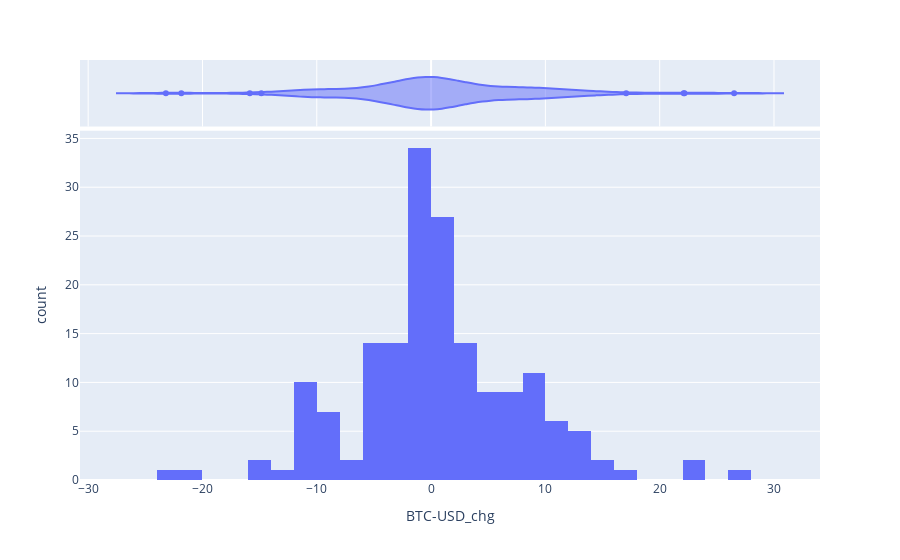

Write notebook code for a chart like this one.
### Code cell
fig = px.histogram(crypto_df, x='BTC-USD_chg', marginal="violin",)
fig.show()

### Figure 1 — Plotly figure (JSON) as saved in the notebook; plotly's stock layout.template omitted (floating-point values rounded to 4 significant figures; data arrays with more than 128 entries replaced by an {"elided": "..."} marker saying what was removed)
{"data": [{"alignmentgroup": "True", "bingroup": "x", "hovertemplate": "BTC-USD_chg=%{x}<br>count=%{y}<extra></extra>", "legendgroup": "", "marker": {"color": "#636efa", "pattern": {"shape": ""}}, "name": "", "offsetgroup": "", "orientation": "v", "showlegend": false, "type": "histogram", "x": {"elided": "173 float values"}, "xaxis": "x", "yaxis": "y"}, {"alignmentgroup": "True", "hovertemplate": "BTC-USD_chg=%{x}<extra></extra>", "legendgroup": "", "marker": {"color": "#636efa"}, "name": "", "offsetgroup": "", "scalegroup": "x", "showlegend": false, "type": "violin", "x": {"elided": "173 float values"}, "xaxis": "x2", "yaxis": "y2"}], "layout": {"barmode": "relative", "legend": {"tracegroupgap": 0}, "margin": {"t": 60}, "xaxis": {"anchor": "y", "domain": [0, 1], "title": {"text": "BTC-USD_chg"}}, "xaxis2": {"anchor": "y2", "domain": [0, 1], "matches": "x", "showgrid": true, "showticklabels": false}, "yaxis": {"anchor": "x", "domain": [0, 0.8316], "title": {"text": "count"}}, "yaxis2": {"anchor": "x2", "domain": [0.8416, 1], "matches": "y2", "showgrid": false, "showline": false, "showticklabels": false, "ticks": ""}}}
